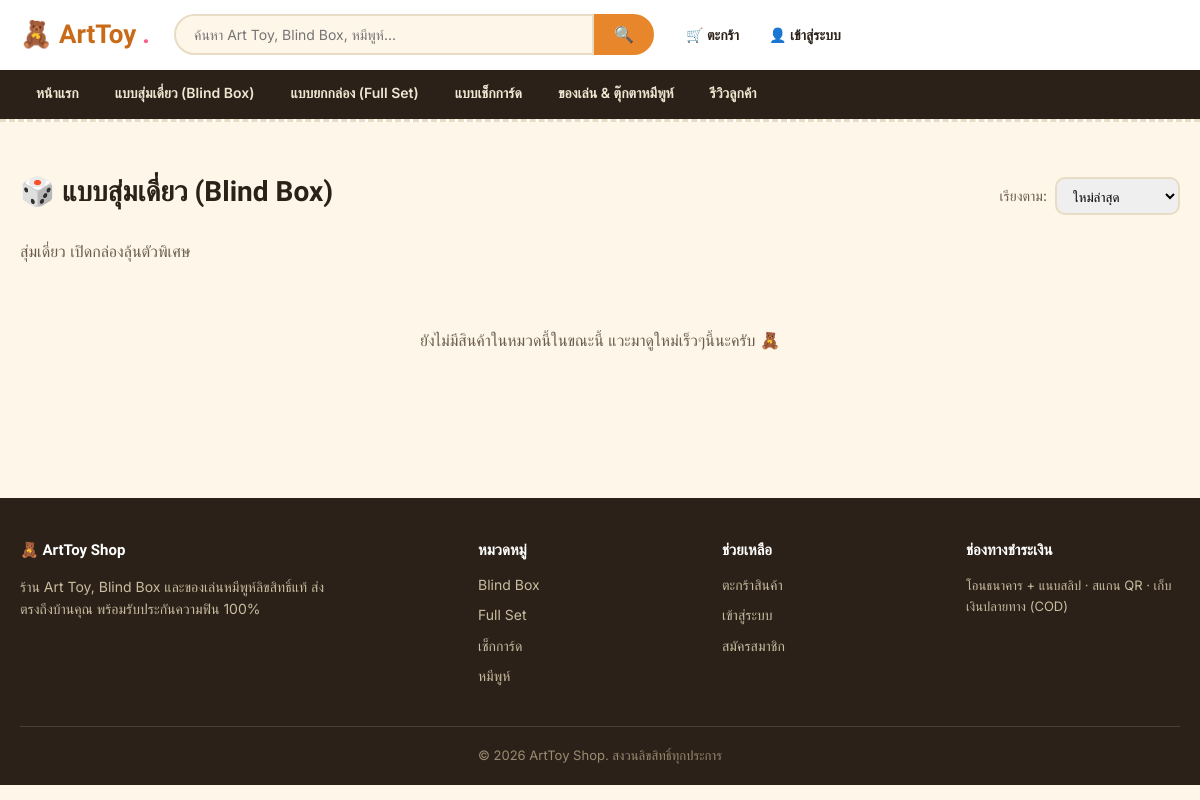
/category.php?slug=blind-box, run on the app's committed database.
### tables this page shows
CREATE TABLE IF NOT EXISTS categories (
    category_id INT AUTO_INCREMENT PRIMARY KEY,
    name VARCHAR(100) NOT NULL,
    slug VARCHAR(100) NOT NULL UNIQUE,
    description TEXT,
    icon VARCHAR(50) DEFAULT NULL,
    sort_order INT DEFAULT 0,
    created_at TIMESTAMP DEFAULT CURRENT_TIMESTAMP
);

### includes/functions.php (called while the page is built, shortened)
<?php
function isLoggedIn() {
    return isset($_SESSION['member_id']);
}
function sanitize($str) {
    return htmlspecialchars(trim($str ?? ''), ENT_QUOTES, 'UTF-8');
}

### category.php (the view, shortened to what this page needs)
<?php
require_once __DIR__ . '/includes/init.php';
$slug = $_GET['slug'] ?? '';
$category = null;
if ($slug) {
    $stmt = $pdo->prepare("SELECT * FROM categories WHERE slug = ?");
    $stmt->execute([$slug]);
    $category = $stmt->fetch();
}
$sort = $_GET['sort'] ?? 'newest';
$orderBy = match ($sort) {
    'price_asc'  => 'p.price ASC',
    'price_desc' => 'p.price DESC',
    default      => 'p.created_at DESC',
};
if ($category) {
    $stmt = $pdo->prepare("SELECT p.*, c.name AS category_name FROM products p
        JOIN categories c ON c.category_id = p.category_id
        WHERE p.is_active = 1 AND p.category_id = ?
        ORDER BY $orderBy");
    $stmt->execute([$category['category_id']]);
} else {
    $stmt = $pdo->query("SELECT p.*, c.name AS category_name FROM products p
        JOIN categories c ON c.category_id = p.category_id
        WHERE p.is_active = 1
        ORDER BY $orderBy");
}
$products = $stmt->fetchAll();
$allCategories = $pdo->query("SELECT * FROM categories ORDER BY sort_order ASC")->fetchAll();
require __DIR__ . '/includes/header.php';
?>
<section class="section">
    <div class="container">
        <div class="section-head">
            <h2><?= $category ? sanitize($category['icon'] . ' ' . $category['name']) : 'สินค้าทั้งหมด' ?></h2>
            <form method="get" style="display:flex; gap:8px; align-items:center;">
                <label for="sort" style="font-size:14px; color:var(--color-ink-soft);">เรียงตาม:</label>
                <select id="sort" name="sort" onchange="this.form.submit()" style="padding:8px 12px; border-radius:10px; border:2px solid var(--color-border); font-family:var(--font-body);">
                    <option value="newest" <?= $sort === 'newest' ? 'selected' : '' ?>>ใหม่ล่าสุด</option>
                </select>
            </form>
        </div>
        <?php if ($category): ?>
        <p style="color:var(--color-ink-soft); margin-top:-14px; margin-bottom:24px;"><?= sanitize($category['description']) ?></p>
        <?php endif; ?>
        <?php if (empty($products)): ?>
            <p style="color:var(--color-ink-soft); padding:40px 0; text-align:center;">ยังไม่มีสินค้าในหมวดนี้ในขณะนี้ แวะมาดูใหม่เร็วๆนี้นะครับ 🧸</p>
        <?php else: ?>
        <div class="product-grid">
            <?php foreach ($products as $p): include __DIR__ . '/includes/product_card.php'; endforeach; ?>
        </div>
        <?php endif; ?>
    </div>
</section>
<?php require __DIR__ . '/includes/footer.php'; ?>

### includes/header.php (shortened to what this page needs)
<?php
$navCategories = $pdo->query("SELECT name, slug FROM categories ORDER BY sort_order ASC")->fetchAll();
$currentSlug = $_GET['category'] ?? '';
?>
<!DOCTYPE html>
<html lang="th">
<head>
<link rel="stylesheet" href="/assets/css/style.css">
</head>
<body>
<header class="site-header">
    <div class="header-inner">
        <a href="/index.php" class="logo">🧸 ArtToy<span class="dot">.</span></a>
        <form class="search-bar" action="/search.php" method="get">
            <input type="text" name="q" placeholder="ค้นหา Art Toy, Blind Box, หมีพูห์..." value="<?= sanitize($_GET['q'] ?? '') ?>">
            <button type="submit" aria-label="ค้นหา">🔍</button>
        </form>
        <div class="header-actions">
            <a href="/cart.php" class="icon-btn" aria-label="ตะกร้าสินค้า">
                🛒 ตะกร้า
            </a>
            <?php if (isLoggedIn()): ?>
                <a href="/member/dashboard.php" class="icon-btn">👤 สมาชิก</a>
                <a href="/logout.php" class="icon-btn">ออกจากระบบ</a>
            <?php else: ?>
                <a href="/login.php" class="icon-btn">👤 เข้าสู่ระบบ</a>
            <?php endif; ?>
        </div>
    </div>
    <nav class="main-nav">
        <div class="container">
            <a href="/index.php" class="<?= $currentSlug === '' && basename($_SERVER['PHP_SELF']) === 'index.php' ? 'active' : '' ?>">หน้าแรก</a>
            <?php foreach ($navCategories as $cat): ?>
                <a href="/category.php?slug=<?= urlencode($cat['slug']) ?>" class="<?= $currentSlug === $cat['slug'] ? 'active' : '' ?>"><?= sanitize($cat['name']) ?></a>
            <?php endforeach; ?>
            <a href="/reviews.php">รีวิวลูกค้า</a>
        </div>
    </nav>
</header>

### assets/css/style.css (style rules this page uses)
:root { --color-bg: #FDF6E9; --color-ink: #2B2118; --color-ink-soft: #6B5C4D; --color-honey: #E8862C; --color-honey-dark: #C96A18; --color-bubblegum: #FF5C8A; --color-mint: #3FA796; --color-card: #FFFFFF; --color-border: #E8DCC4; --color-danger: #D9483B; --font-display: 'Baloo 2', system-ui, sans-serif; --font-body: 'Inter', system-ui, sans-serif; --radius-card: 18px; --radius-pill: 999px; --shadow-card: 0 4px 14px rgba(43,33,24,0.08); --shadow-pop: 0 10px 30px rgba(43,33,24,0.16); --max-width: 1200px; }
* { box-sizing: border-box; }
html { scroll-behavior: smooth; }
body { margin: 0; font-family: var(--font-body); background: var(--color-bg); color: var(--color-ink); line-height: 1.6; }
a { color: inherit; text-decoration: none; }
.container { max-width: var(--max-width); margin: 0 auto; padding: 0 20px; }
h1, h2, h3, h4 { font-family: var(--font-display); font-weight: 700; margin: 0 0 0.5em; color: var(--color-ink); }
.site-header { background: var(--color-card); border-bottom: 3px dashed var(--color-border); position: sticky; top: 0; z-index: 100; }
.header-inner { display: flex; align-items: center; gap: 24px; padding: 14px 20px; max-width: var(--max-width); margin: 0 auto; }
.logo { font-family: var(--font-display); font-size: 26px; font-weight: 800; color: var(--color-honey-dark); display: flex; align-items: center; gap: 6px; white-space: nowrap; }
.logo span.dot { color: var(--color-bubblegum); }
.search-bar { flex: 1; display: flex; max-width: 480px; }
.search-bar input { flex: 1; border: 2px solid var(--color-border); border-radius: var(--radius-pill) 0 0 var(--radius-pill); padding: 10px 18px; font-size: 14px; font-family: var(--font-body); background: var(--color-bg); color: var(--color-ink); }
.search-bar button { border: 2px solid var(--color-honey); background: var(--color-honey); color: #fff; border-radius: 0 var(--radius-pill) var(--radius-pill) 0; padding: 0 18px; cursor: pointer; font-size: 16px; }
.header-actions { display: flex; align-items: center; gap: 14px; white-space: nowrap; }
.icon-btn { position: relative; display: inline-flex; align-items: center; gap: 6px; background: none; border: none; cursor: pointer; font-size: 14px; font-weight: 600; color: var(--color-ink); padding: 8px; font-family: var(--font-body); }
.main-nav { background: var(--color-ink); }
.main-nav .container { display: flex; gap: 4px; overflow-x: auto; }
.main-nav a { color: #F0E6D2; font-size: 14px; font-weight: 600; padding: 12px 16px; white-space: nowrap; border-bottom: 3px solid transparent; }
.section { padding: 48px 0; }
.section-head { display: flex; justify-content: space-between; align-items: baseline; margin-bottom: 24px; flex-wrap: wrap; gap: 10px; }
.section-head h2 { font-size: 28px; }

### data on the page
categories: name "แบบสุ่มเดี่ยว (Blind Box)", icon+name "🎲 แบบสุ่มเดี่ยว (Blind Box)", description "สุ่มเดี่ยว เปิดกล่องลุ้นตัวพิเศษ"
categories: name "แบบยกกล่อง (Full Set)"
categories: name "แบบเช็กการ์ด"
categories: name "ของเล่น & ตุ๊กตาหมีพูห์"
